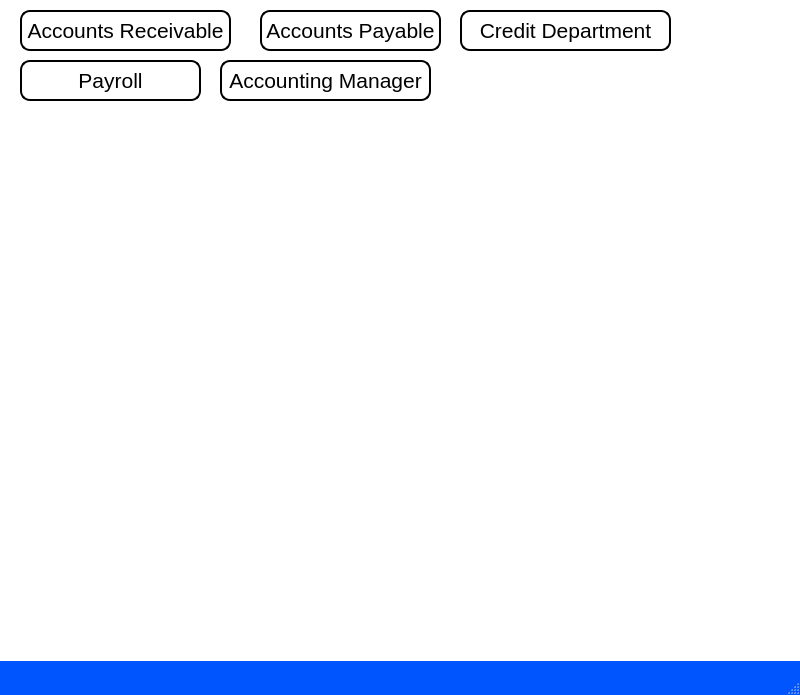
<?xml version="1.0" encoding="UTF-8"?>
<ui version="4.0">
 <class>Acct_MainWindow</class>
 <widget class="QMainWindow" name="Acct_MainWindow">
  <property name="geometry">
   <rect>
    <x>0</x>
    <y>0</y>
    <width>800</width>
    <height>695</height>
   </rect>
  </property>
  <property name="palette">
   <palette>
    <active>
     <colorrole role="WindowText">
      <brush brushstyle="SolidPattern">
       <color alpha="255">
        <red>0</red>
        <green>0</green>
        <blue>0</blue>
       </color>
      </brush>
     </colorrole>
     <colorrole role="Button">
      <brush brushstyle="SolidPattern">
       <color alpha="255">
        <red>0</red>
        <green>85</green>
        <blue>255</blue>
       </color>
      </brush>
     </colorrole>
     <colorrole role="Light">
      <brush brushstyle="SolidPattern">
       <color alpha="255">
        <red>127</red>
        <green>170</green>
        <blue>255</blue>
       </color>
      </brush>
     </colorrole>
     <colorrole role="Midlight">
      <brush brushstyle="SolidPattern">
       <color alpha="255">
        <red>63</red>
        <green>127</green>
        <blue>255</blue>
       </color>
      </brush>
     </colorrole>
     <colorrole role="Dark">
      <brush brushstyle="SolidPattern">
       <color alpha="255">
        <red>0</red>
        <green>42</green>
        <blue>127</blue>
       </color>
      </brush>
     </colorrole>
     <colorrole role="Mid">
      <brush brushstyle="SolidPattern">
       <color alpha="255">
        <red>0</red>
        <green>56</green>
        <blue>170</blue>
       </color>
      </brush>
     </colorrole>
     <colorrole role="Text">
      <brush brushstyle="SolidPattern">
       <color alpha="255">
        <red>0</red>
        <green>0</green>
        <blue>0</blue>
       </color>
      </brush>
     </colorrole>
     <colorrole role="BrightText">
      <brush brushstyle="SolidPattern">
       <color alpha="255">
        <red>255</red>
        <green>255</green>
        <blue>255</blue>
       </color>
      </brush>
     </colorrole>
     <colorrole role="ButtonText">
      <brush brushstyle="SolidPattern">
       <color alpha="255">
        <red>0</red>
        <green>0</green>
        <blue>0</blue>
       </color>
      </brush>
     </colorrole>
     <colorrole role="Base">
      <brush brushstyle="SolidPattern">
       <color alpha="255">
        <red>255</red>
        <green>255</green>
        <blue>255</blue>
       </color>
      </brush>
     </colorrole>
     <colorrole role="Window">
      <brush brushstyle="SolidPattern">
       <color alpha="255">
        <red>0</red>
        <green>85</green>
        <blue>255</blue>
       </color>
      </brush>
     </colorrole>
     <colorrole role="Shadow">
      <brush brushstyle="SolidPattern">
       <color alpha="255">
        <red>0</red>
        <green>0</green>
        <blue>0</blue>
       </color>
      </brush>
     </colorrole>
     <colorrole role="AlternateBase">
      <brush brushstyle="SolidPattern">
       <color alpha="255">
        <red>127</red>
        <green>170</green>
        <blue>255</blue>
       </color>
      </brush>
     </colorrole>
     <colorrole role="ToolTipBase">
      <brush brushstyle="SolidPattern">
       <color alpha="255">
        <red>255</red>
        <green>255</green>
        <blue>220</blue>
       </color>
      </brush>
     </colorrole>
     <colorrole role="ToolTipText">
      <brush brushstyle="SolidPattern">
       <color alpha="255">
        <red>0</red>
        <green>0</green>
        <blue>0</blue>
       </color>
      </brush>
     </colorrole>
    </active>
    <inactive>
     <colorrole role="WindowText">
      <brush brushstyle="SolidPattern">
       <color alpha="255">
        <red>0</red>
        <green>0</green>
        <blue>0</blue>
       </color>
      </brush>
     </colorrole>
     <colorrole role="Button">
      <brush brushstyle="SolidPattern">
       <color alpha="255">
        <red>0</red>
        <green>85</green>
        <blue>255</blue>
       </color>
      </brush>
     </colorrole>
     <colorrole role="Light">
      <brush brushstyle="SolidPattern">
       <color alpha="255">
        <red>127</red>
        <green>170</green>
        <blue>255</blue>
       </color>
      </brush>
     </colorrole>
     <colorrole role="Midlight">
      <brush brushstyle="SolidPattern">
       <color alpha="255">
        <red>63</red>
        <green>127</green>
        <blue>255</blue>
       </color>
      </brush>
     </colorrole>
     <colorrole role="Dark">
      <brush brushstyle="SolidPattern">
       <color alpha="255">
        <red>0</red>
        <green>42</green>
        <blue>127</blue>
       </color>
      </brush>
     </colorrole>
     <colorrole role="Mid">
      <brush brushstyle="SolidPattern">
       <color alpha="255">
        <red>0</red>
        <green>56</green>
        <blue>170</blue>
       </color>
      </brush>
     </colorrole>
     <colorrole role="Text">
      <brush brushstyle="SolidPattern">
       <color alpha="255">
        <red>0</red>
        <green>0</green>
        <blue>0</blue>
       </color>
      </brush>
     </colorrole>
     <colorrole role="BrightText">
      <brush brushstyle="SolidPattern">
       <color alpha="255">
        <red>255</red>
        <green>255</green>
        <blue>255</blue>
       </color>
      </brush>
     </colorrole>
     <colorrole role="ButtonText">
      <brush brushstyle="SolidPattern">
       <color alpha="255">
        <red>0</red>
        <green>0</green>
        <blue>0</blue>
       </color>
      </brush>
     </colorrole>
     <colorrole role="Base">
      <brush brushstyle="SolidPattern">
       <color alpha="255">
        <red>255</red>
        <green>255</green>
        <blue>255</blue>
       </color>
      </brush>
     </colorrole>
     <colorrole role="Window">
      <brush brushstyle="SolidPattern">
       <color alpha="255">
        <red>0</red>
        <green>85</green>
        <blue>255</blue>
       </color>
      </brush>
     </colorrole>
     <colorrole role="Shadow">
      <brush brushstyle="SolidPattern">
       <color alpha="255">
        <red>0</red>
        <green>0</green>
        <blue>0</blue>
       </color>
      </brush>
     </colorrole>
     <colorrole role="AlternateBase">
      <brush brushstyle="SolidPattern">
       <color alpha="255">
        <red>127</red>
        <green>170</green>
        <blue>255</blue>
       </color>
      </brush>
     </colorrole>
     <colorrole role="ToolTipBase">
      <brush brushstyle="SolidPattern">
       <color alpha="255">
        <red>255</red>
        <green>255</green>
        <blue>220</blue>
       </color>
      </brush>
     </colorrole>
     <colorrole role="ToolTipText">
      <brush brushstyle="SolidPattern">
       <color alpha="255">
        <red>0</red>
        <green>0</green>
        <blue>0</blue>
       </color>
      </brush>
     </colorrole>
    </inactive>
    <disabled>
     <colorrole role="WindowText">
      <brush brushstyle="SolidPattern">
       <color alpha="255">
        <red>0</red>
        <green>42</green>
        <blue>127</blue>
       </color>
      </brush>
     </colorrole>
     <colorrole role="Button">
      <brush brushstyle="SolidPattern">
       <color alpha="255">
        <red>0</red>
        <green>85</green>
        <blue>255</blue>
       </color>
      </brush>
     </colorrole>
     <colorrole role="Light">
      <brush brushstyle="SolidPattern">
       <color alpha="255">
        <red>127</red>
        <green>170</green>
        <blue>255</blue>
       </color>
      </brush>
     </colorrole>
     <colorrole role="Midlight">
      <brush brushstyle="SolidPattern">
       <color alpha="255">
        <red>63</red>
        <green>127</green>
        <blue>255</blue>
       </color>
      </brush>
     </colorrole>
     <colorrole role="Dark">
      <brush brushstyle="SolidPattern">
       <color alpha="255">
        <red>0</red>
        <green>42</green>
        <blue>127</blue>
       </color>
      </brush>
     </colorrole>
     <colorrole role="Mid">
      <brush brushstyle="SolidPattern">
       <color alpha="255">
        <red>0</red>
        <green>56</green>
        <blue>170</blue>
       </color>
      </brush>
     </colorrole>
     <colorrole role="Text">
      <brush brushstyle="SolidPattern">
       <color alpha="255">
        <red>0</red>
        <green>42</green>
        <blue>127</blue>
       </color>
      </brush>
     </colorrole>
     <colorrole role="BrightText">
      <brush brushstyle="SolidPattern">
       <color alpha="255">
        <red>255</red>
        <green>255</green>
        <blue>255</blue>
       </color>
      </brush>
     </colorrole>
     <colorrole role="ButtonText">
      <brush brushstyle="SolidPattern">
       <color alpha="255">
        <red>0</red>
        <green>42</green>
        <blue>127</blue>
       </color>
      </brush>
     </colorrole>
     <colorrole role="Base">
      <brush brushstyle="SolidPattern">
       <color alpha="255">
        <red>0</red>
        <green>85</green>
        <blue>255</blue>
       </color>
      </brush>
     </colorrole>
     <colorrole role="Window">
      <brush brushstyle="SolidPattern">
       <color alpha="255">
        <red>0</red>
        <green>85</green>
        <blue>255</blue>
       </color>
      </brush>
     </colorrole>
     <colorrole role="Shadow">
      <brush brushstyle="SolidPattern">
       <color alpha="255">
        <red>0</red>
        <green>0</green>
        <blue>0</blue>
       </color>
      </brush>
     </colorrole>
     <colorrole role="AlternateBase">
      <brush brushstyle="SolidPattern">
       <color alpha="255">
        <red>0</red>
        <green>85</green>
        <blue>255</blue>
       </color>
      </brush>
     </colorrole>
     <colorrole role="ToolTipBase">
      <brush brushstyle="SolidPattern">
       <color alpha="255">
        <red>255</red>
        <green>255</green>
        <blue>220</blue>
       </color>
      </brush>
     </colorrole>
     <colorrole role="ToolTipText">
      <brush brushstyle="SolidPattern">
       <color alpha="255">
        <red>0</red>
        <green>0</green>
        <blue>0</blue>
       </color>
      </brush>
     </colorrole>
    </disabled>
   </palette>
  </property>
  <property name="windowTitle">
   <string>MainWindow</string>
  </property>
  <widget class="QWidget" name="centralwidget">
   <widget class="QPushButton" name="acct_pay_Button">
    <property name="geometry">
     <rect>
      <x>260</x>
      <y>10</y>
      <width>181</width>
      <height>41</height>
     </rect>
    </property>
    <property name="font">
     <font>
      <pointsize>16</pointsize>
     </font>
    </property>
    <property name="styleSheet">
     <string notr="true">QPushButton{background-color: white;
border: 2px solid black;
border-radius: 10px;}
QPushButton:hover{background-color:rgb(85, 255, 255);
border: 2px solidrgb(85, 255, 255);
}</string>
    </property>
    <property name="text">
     <string>Accounts Payable</string>
    </property>
    <property name="autoDefault">
     <bool>false</bool>
    </property>
   </widget>
   <widget class="QPushButton" name="Acct_mgr_button">
    <property name="geometry">
     <rect>
      <x>220</x>
      <y>60</y>
      <width>211</width>
      <height>41</height>
     </rect>
    </property>
    <property name="font">
     <font>
      <pointsize>16</pointsize>
     </font>
    </property>
    <property name="styleSheet">
     <string notr="true">QPushButton{background-color: white;
border: 2px solid black;
border-radius: 10px;}
QPushButton:hover{background-color:rgb(85, 255, 255);
border: 2px solidrgb(85, 255, 255);
}</string>
    </property>
    <property name="text">
     <string>Accounting Manager</string>
    </property>
    <property name="autoDefault">
     <bool>false</bool>
    </property>
   </widget>
   <widget class="QPushButton" name="acct_rcv_Button">
    <property name="geometry">
     <rect>
      <x>20</x>
      <y>10</y>
      <width>211</width>
      <height>41</height>
     </rect>
    </property>
    <property name="font">
     <font>
      <pointsize>16</pointsize>
     </font>
    </property>
    <property name="styleSheet">
     <string notr="true">QPushButton{background-color: white;
border: 2px solid black;
border-radius: 10px;}
QPushButton:hover{background-color:rgb(85, 255, 255);
border: 2px solidrgb(85, 255, 255);
}</string>
    </property>
    <property name="text">
     <string>Accounts Receivable</string>
    </property>
    <property name="autoDefault">
     <bool>false</bool>
    </property>
   </widget>
   <widget class="QPushButton" name="credit_dept_button">
    <property name="geometry">
     <rect>
      <x>460</x>
      <y>10</y>
      <width>211</width>
      <height>41</height>
     </rect>
    </property>
    <property name="font">
     <font>
      <pointsize>16</pointsize>
     </font>
    </property>
    <property name="styleSheet">
     <string notr="true">QPushButton{background-color: white;
border: 2px solid black;
border-radius: 10px;}
QPushButton:hover{background-color:rgb(85, 255, 255);
border: 2px solidrgb(85, 255, 255);
}</string>
    </property>
    <property name="text">
     <string>Credit Department</string>
    </property>
    <property name="autoDefault">
     <bool>false</bool>
    </property>
   </widget>
   <widget class="QPushButton" name="payroll_button">
    <property name="geometry">
     <rect>
      <x>20</x>
      <y>60</y>
      <width>181</width>
      <height>41</height>
     </rect>
    </property>
    <property name="font">
     <font>
      <pointsize>16</pointsize>
     </font>
    </property>
    <property name="styleSheet">
     <string notr="true">QPushButton{background-color: white;
border: 2px solid black;
border-radius: 10px;}
QPushButton:hover{background-color:rgb(85, 255, 255);
border: 2px solidrgb(85, 255, 255);
}</string>
    </property>
    <property name="text">
     <string>Payroll</string>
    </property>
    <property name="autoDefault">
     <bool>false</bool>
    </property>
   </widget>
   <widget class="QLabel" name="label">
    <property name="geometry">
     <rect>
      <x>0</x>
      <y>0</y>
      <width>801</width>
      <height>661</height>
     </rect>
    </property>
    <property name="styleSheet">
     <string notr="true">background-image: url(:/Accounting/Accounting2.png);
background-repeat: no-repeat;
background-position: center;
background-attachment: fixed;
background-color: white; /* Fallback color */</string>
    </property>
    <property name="text">
     <string/>
    </property>
   </widget>
   <zorder>label</zorder>
   <zorder>acct_pay_Button</zorder>
   <zorder>Acct_mgr_button</zorder>
   <zorder>acct_rcv_Button</zorder>
   <zorder>credit_dept_button</zorder>
   <zorder>payroll_button</zorder>
  </widget>
  <widget class="QMenuBar" name="menubar">
   <property name="geometry">
    <rect>
     <x>0</x>
     <y>0</y>
     <width>800</width>
     <height>33</height>
    </rect>
   </property>
  </widget>
  <widget class="QStatusBar" name="statusbar"/>
 </widget>
 <resources>
  <include location="Accounting.qrc"/>
 </resources>
 <connections/>
</ui>
